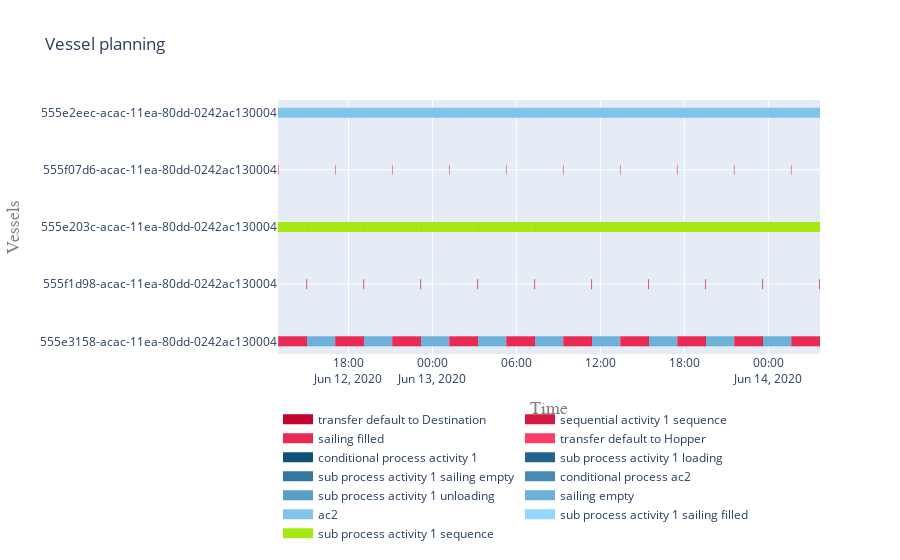

The notebook cell this image was saved under:
### Code cell
# objects = [hopper, hopper2, from_site,from_site_2,from_site_3, to_site]

activities = []
for obj in objects:
    activities.extend(set(obj.log["Message"]))

activities = list(set(activities))

vessel_planning(objects, activities)
